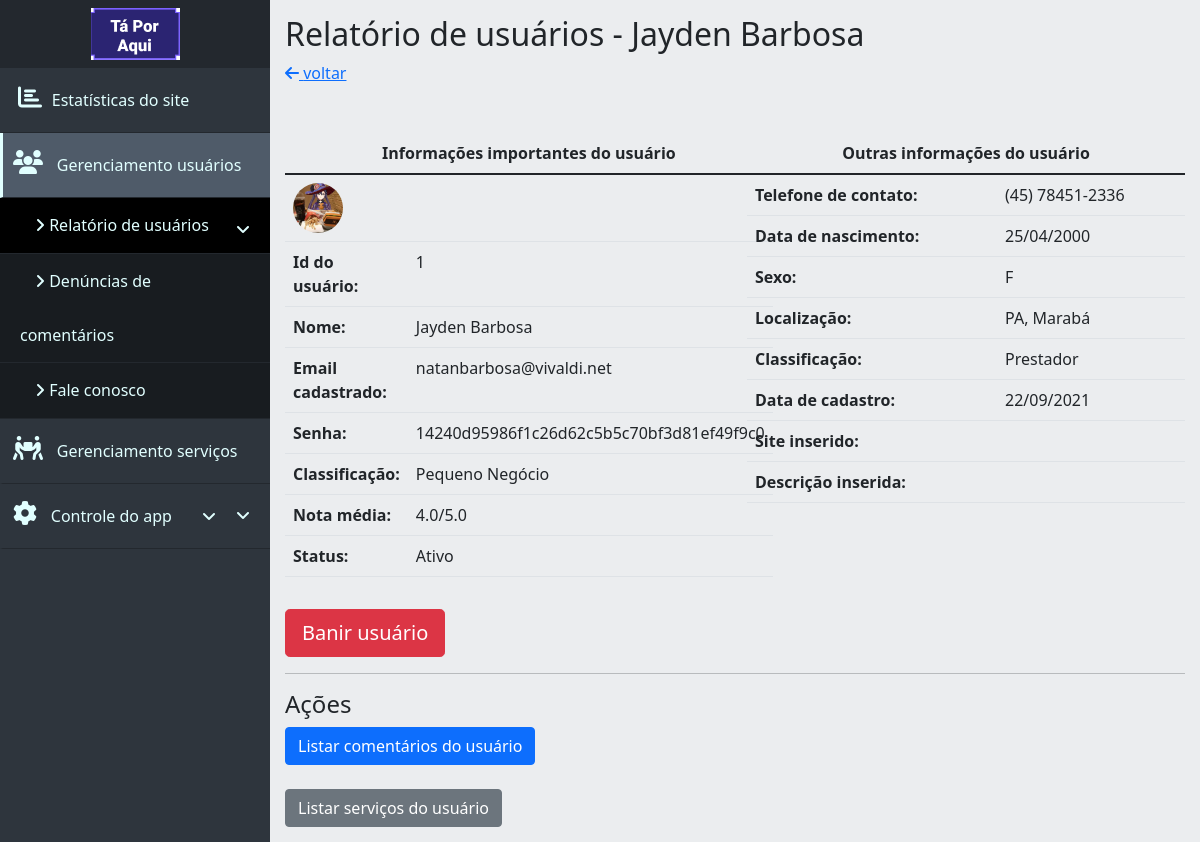
The page /dashboard/userManagement/user.php?id=1 (signed in) on the database as committed earlier.
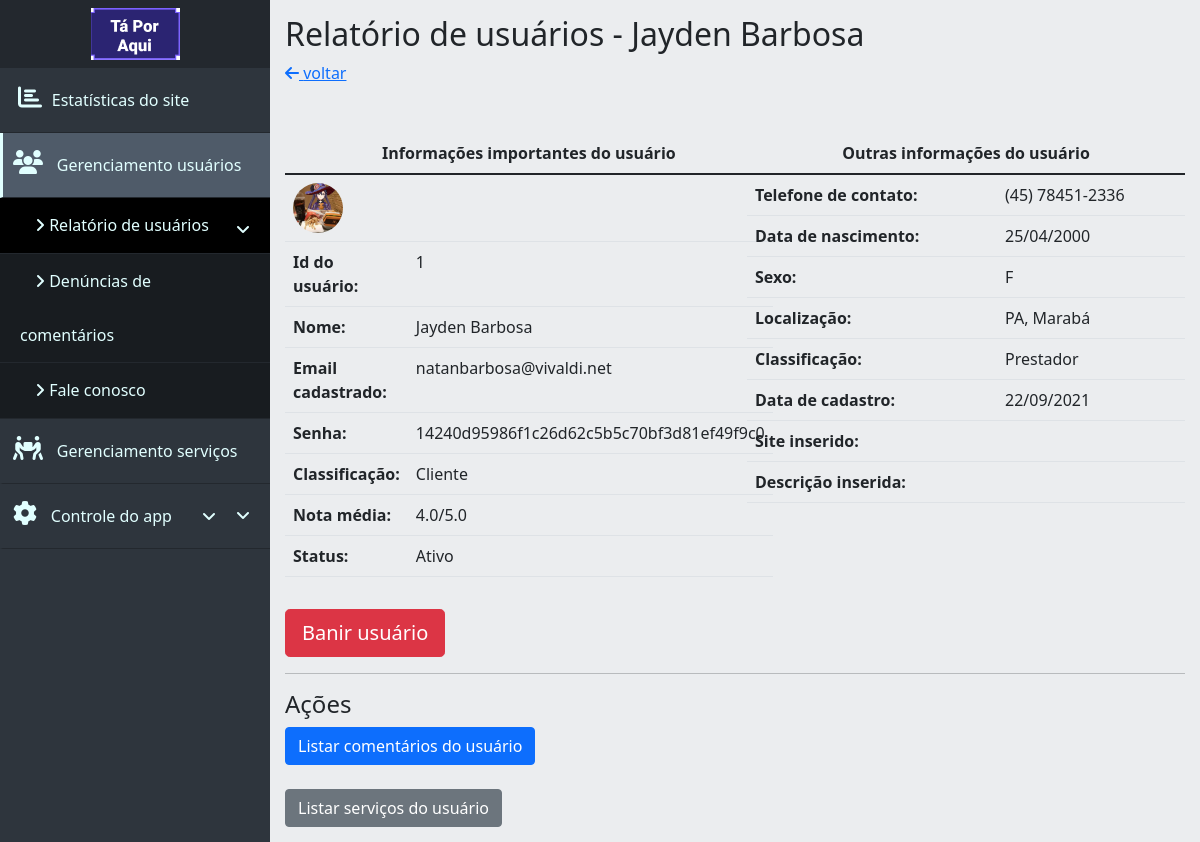
The same page on the database as committed later.
### tables this page shows
CREATE TABLE `usuarios` (
  `id_usuario` int(11) NOT NULL,
  `nome_usuario` varchar(15) NOT NULL,
  `sobrenome_usuario` varchar(15) NOT NULL,
  `fone_usuario` varchar(20) NOT NULL,
  `email_usuario` varchar(40) NOT NULL,
  `senha_usuario` char(40) NOT NULL,
  `data_nasc_usuario` date NOT NULL,
  `sexo_usuario` char(1) NOT NULL,
  `classif_usuario` int(11) NOT NULL COMMENT '0 = cliente, 1 = prestador, 2 = pequeno negócio',
  `cep_usuario` char(8) NOT NULL,
  `uf_usuario` char(2) NOT NULL,
  `cidade_usuario` varchar(30) NOT NULL,
  `bairro_usuario` varchar(30) NOT NULL,
  `rua_usuario` varchar(30) NOT NULL,
  `numero_usuario` varchar(5) NOT NULL,
  `comple_usuario` varchar(20) DEFAULT NULL,
  `data_entrada_usuario` timestamp NULL DEFAULT current_timestamp(),
  `desc_usuario` text DEFAULT NULL,
  `site_usuario` varchar(40) DEFAULT NULL,
  `status_usuario` int(11) NOT NULL DEFAULT 1 COMMENT '0 = suspenso, 1 = ativo, 2 = denunciado/banido',
  `online_usuario` tinyint(1) NOT NULL DEFAULT 1,
  `imagem_usuario` varchar(60) DEFAULT 'no_picture.jpg',
  `nota_media_usuario` decimal(2,1) DEFAULT NULL,
  `posicao_usuario` point DEFAULT NULL
);

### dashboard/assets/getData.php (called while the page is built, shortened)
<?php
class DashboardConnection {
    private $host = 'localhost';
    private $dbname = 'ta_por_aqui';
    private $user = 'root';
    private $password = '';
    public function connect(){
        try{
            $connect = new PDO(
                "mysql:host=$this->host;dbname=$this->dbname;",
                "$this->user",
                "$this->password"
            );
            $connect->exec('SET CHARACTER SET utf8');
            return $connect;
        } catch (PDOException $e){
            echo 'Não foi possivel se conectar com o servidor <br>';
            echo 'Código do erro: ' . $e->getCode() . '<br> Mensagem de erro: ' . $e->getMessage();
        }
    }
}
class UserReport {
    private $con;
    public $id_usuario;
    public function __construct($id){
        $this->con = new DashboardConnection();
        $this->con = $this->con->connect();
        $this->id_usuario = $id;
    }
    public function getUserInfo(){
        $query = "SELECT id_usuario, nome_usuario, sobrenome_usuario, fone_usuario, email_usuario, senha_usuario, data_nasc_usuario, sexo_usuario, classif_usuario, status_usuario, uf_usuario, cidade_usuario, data_nasc_usuario, data_entrada_usuario, imagem_usuario, nota_media_usuario, desc_usuario, site_usuario FROM usuarios where id_usuario = $this->id_usuario";
        $stmt = $this->con->query($query);
        return $stmt->fetch(PDO::FETCH_ASSOC);
    }
}

### dashboard/userManagement/user.php (the view, shortened to what the changed rows need)
<?php
require "../assets/getData.php";
$userReport = new UserReport($_GET['id']);
$userInfo = $userReport->getUserInfo();
?>
<!DOCTYPE html>
<html lang="pt-br">
<head>
    <link href="https://cdn.jsdelivr.net/npm/bootstrap@5.1.1/dist/css/bootstrap.min.css" rel="stylesheet">
    <link rel="stylesheet" href="../style.css">
</head>
<body>
<div class="main" id="pagina">
    <h2>Relatório de usuários - <?=$userInfo['nome_usuario']?> <?=$userInfo['sobrenome_usuario']?></h2>
    <a href="userReport.php"> <i class="fas fa-arrow-left"></i> voltar </a> <br>
    <div class="row mt-5">
        <div class="col-md-6">
            <table class="table table-hover">
                <thead class="thead-dark">
                <tr>
                    <th colspan="2" class="text-center">Informações importantes do usuário</th>
                </tr>
                </thead>
                <tbody>
                <tr>
                    <td colspan="2"><img src="../../assets/images/users/<?=$userInfo['imagem_usuario']?>" alt="imagem do usuário"
                                         class="userPicture"></td>
                </tr>
                <tr>
                    <th>Id do usuário:</th>
                    <td><?=$userInfo['id_usuario']?></td>
                </tr>
                <tr>
                    <th>Nome:</th>
                    <td><?=$userInfo['nome_usuario']?> <?=$userInfo['sobrenome_usuario']?></td>
                </tr>
                <tr>
                    <th>Email cadastrado:</th>
                    <td><?=$userInfo['email_usuario']?></td>
                </tr>
                <tr>
                    <th>Senha:</th>
                    <td><?=$userInfo['senha_usuario']?></td>
                </tr>
                <tr>
                    <th>Classificação:</th>
                    <?php
                    $class = "";
                    switch ($userInfo['classif_usuario']){
                        case 0:
                            $class = "Cliente";
                            break;
                        case 2:
                            $class = "Pequeno Negócio";
                            break;
                    }
                    ?>
                    <td><?=$class?></td>
                </tr>
                <tr>
                    <th>Nota média:</th>
                    <td><?=$userInfo['nota_media_usuario']?>/5.0</td>
                </tr>
                <tr>
                    <th>Status:</th>
                    <?php
                    $status = "";
                    switch ($userInfo['status_usuario']){
                        case 1:
                            $status = "Ativo";
                            break;
                    }
                    ?>
                    <td><?=$status?></td>
                </tr>
                </tbody>
            </table>
        </div>
        <div class="col-md-6 mt-3 mt-md-0">
            <table class="table table-hover">
                <thead class="thead-dark">
                <tr>
                    <th colspan="2" class="text-center">Outras informações do usuário</th>
                </tr>
                </thead>
                <tbody>
                <tr>
                    <th>Telefone de contato:</th>
                    <td><?=$userInfo['fone_usuario']?></td>
                </tr>
                <tr>
                    <th>Data de nascimento:</th>
                    <?php
                    $data_nasc = new DateTime($userInfo['data_nasc_usuario']);
                    ?>
                    <td><?=$data_nasc->format('d/m/Y')?></td>
                </tr>
                <tr>
                    <th>Sexo:</th>
                    <td><?=$userInfo['sexo_usuario']?></td>
                </tr>
                <tr>
                    <th>Localização:</th>
                    <td><?=$userInfo['uf_usuario']?>, <?=$userInfo['cidade_usuario']?></td>
                </tr>
                <tr>
                    <th>Classificação:</th>
                </tr>
                <tr>
                    <th>Data de cadastro:</th>
                    <?php
                    $data_nasc = new DateTime($userInfo['data_entrada_usuario']);
                    ?>
                    <td><?=$data_nasc->format('d/m/Y')?></td>
                </tr>
                <tr>
                    <th>Site inserido:</th>
                </tr>
                <tr>
                    <th>Descrição inserida:</th>
                </tr>
                </tbody>
            </table>
        </div>
    </div>
    <?php if ($userInfo['status_usuario'] == 1) {?>
        <form action="user.php?id=<?=$_GET['id']?>" method="post">
            <button type="submit" class="btn btn-danger btn-lg mt-3">Banir usuário</button>
        </form>
    <?php } else if ($userInfo['status_usuario'] == 2){?>
        <form action="user.php?id=<?=$_GET['id']?>" method="post">
            <input type="hidden" name="changeUserStatus" value="unban">
            <button type="submit" class="btn btn-danger btn-lg mt-3">Desbanir usuário</button>
        </form>
    <?php }?>
    <hr>
    <h4>Ações</h4>
    <button type="button" class="btn btn-primary d-block" data-bs-toggle="collapse" data-bs-target="#userComments"
            aria-expanded="false" aria-controls="userComments">Listar comentários do usuário
    </button>
    <button type="button" class="btn btn-secondary d-block mt-4" data-bs-toggle="collapse" data-bs-target="#userServices"
            aria-expanded="false" aria-controls="userServices">Listar serviços do usuário
    </button>
</div>
</body>
</html>

Rows that differ between the two databases and show on the page:
changed usuarios "Jayden": classif_usuario "Pequeno Negócio" → "Cliente"
